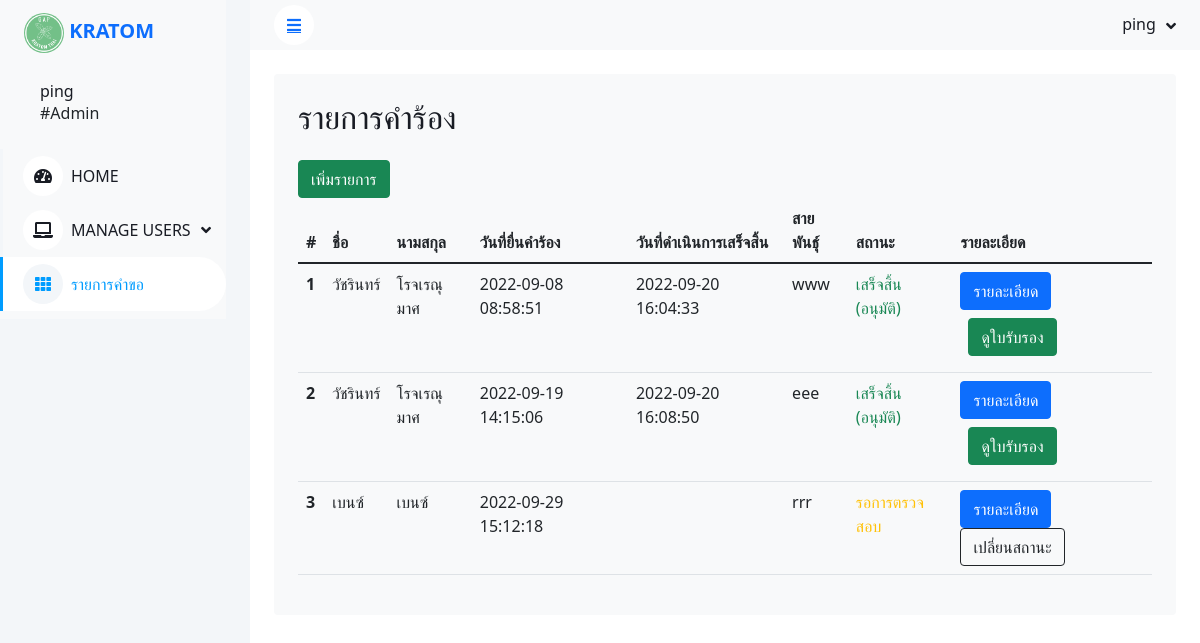
Page /admin/list_petition.php (signed in) on the earlier database version.
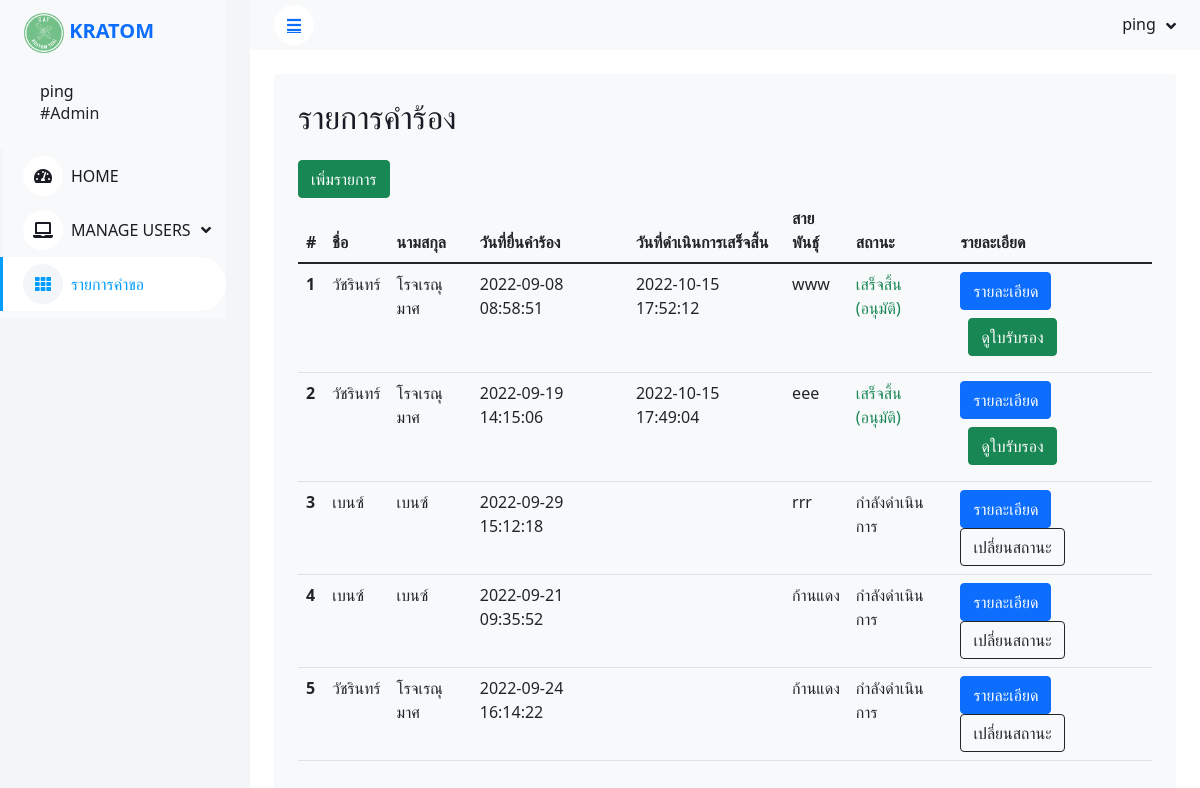
Same page on the later database version.
### tables this page shows
CREATE TABLE `petition` (
  `id_user` int(11) DEFAULT NULL,
  `id_petition` int(11) NOT NULL,
  `species` varchar(50) DEFAULT NULL,
  `quantity` int(11) DEFAULT NULL,
  `address_farm` varchar(100) DEFAULT NULL,
  `sub_area` varchar(50) DEFAULT NULL,
  `area` varchar(50) DEFAULT NULL,
  `province` varchar(50) DEFAULT NULL,
  `zip_code` varchar(5) DEFAULT NULL,
  `tel` varchar(10) DEFAULT NULL,
  `status` int(11) DEFAULT NULL,
  `petition_date` timestamp NULL DEFAULT NULL,
  `succes_date` timestamp NULL DEFAULT NULL,
  `approved` int(11) DEFAULT NULL
);

CREATE TABLE `user` (
  `id_user` int(11) NOT NULL,
  `username` varchar(30) DEFAULT NULL,
  `password` varchar(40) DEFAULT NULL,
  `name` varchar(100) DEFAULT NULL,
  `lastname` varchar(50) DEFAULT NULL,
  `user_type` int(11) DEFAULT NULL,
  `user_status` int(11) DEFAULT '1'
);

### admin/list_petition.php (shortened to what the changed rows need)
<!DOCTYPE html>
<html lang="en">
<head>
    <?php
    include('header.php');
    $query = "SELECT * FROM user JOIN petition ON user.id_user = petition.id_user" or die("Error:" . mysqli_error($con));
    $result = mysqli_query($con, $query);
    ?>
    <link href="https://cdnjs.cloudflare.com/ajax/libs/font-awesome/5.10.0/css/all.min.css" rel="stylesheet">
    <link href="https://cdn.jsdelivr.net/npm/bootstrap-icons@1.4.1/font/bootstrap-icons.css" rel="stylesheet">
    <link href="lib/owlcarousel/assets/owl.carousel.min.css" rel="stylesheet">
    <link href="lib/tempusdominus/css/tempusdominus-bootstrap-4.min.css" rel="stylesheet" />
    <link href="css/bootstrap.min.css" rel="stylesheet">
    <link href="css/style.css" rel="stylesheet">
    <link href="https://cdn.jsdelivr.net/npm/bootstrap@5.1.3/dist/css/bootstrap.min.css" rel="stylesheet">
</head>
<body>
    <div class="container-xxl position-relative bg-white d-flex p-0">
        <div class="content">
            <div class="container-fluid pt-4 px-4">
            <div class="col-12">
                <div class="bg-light rounded h-100 p-4">
                    <h2 class="mb-4">รายการคำร้อง</h2>
                    <br>
                    <div class="table-responsive">
                    <table class="table">
                            <thead>
                                <tr>
                                    <th scope="col">#</th>
                                    <th scope="col">ชื่อ</th>
                                    <th scope="col">นามสกุล</th>
                                    <th scope="col">วันที่ยื่นคำร้อง</th>
                                    <th scope="col">วันที่ดำเนินการเสร็จสิ้น</th>
                                    <th scope="col">สายพันธ์ุ</th>
                                    <th scope="col">สถานะ</th>
                                    <th scope="col">รายละเอียด</th>
                                </tr>
                            </thead>
                            <?php
                                $num = 1;
                                if($result->num_rows == 0){
                            ?>
                                    <tr align="center">
                                    <td colspan="8">ไม่พบข้อมูล</td>
                                    </tr>
                            <?php } else{ ?>
                            <tbody>
                            <?php
                                    while ($row_am =  mysqli_fetch_assoc($result)){ ?>
                                <tr>
                                    <th scope="row"><?php echo $num; $num++; ?></th>
                                    <td><?php echo $row_am['name']; ?></td>
                                    <td><?php echo $row_am['lastname']; ?></td>
                                    <td><?php echo $row_am['petition_date']; ?></td>
                                    <td><?php echo $row_am['succes_date']; ?></td>
                                    <td><?php echo $row_am['species']; ?></td>
                                    <?php if($row_am['status'] == 1){ ?>
                                        <td class="text-warning"> รอการตรวจสอบ </td>
                                    <?php }elseif($row_am['status'] == 2){ ?>
                                        <td> กำลังดำเนินการ </td>
                                    <?php }elseif($row_am['status'] == 3){?>
                                        <td class="text-success"> เสร็จสิ้น
                                            <?php if ($row_am['approved'] == 1) { ?>
                                                (อนุมัติ)
                                            <?php } elseif ($row_am['approved'] == 0) { ?>
                                                <span class="text-danger">
                                                (ไม่อนุมัติ)
                                                </span>
                                            <?php } ?>
                                        </td>
                                    <?php } ?>
                                    <td>
                                        <button type="button" class="btn btn-primary" data-bs-toggle="modal" data-bs-target="#detail<?php echo $row_am['id_petition'] ?>">
                                        รายละเอียด
                                        </button>
                                        <?php
                                            if ($row_am['status'] == 3 && $row_am['approved'] == 1) {
                                                ?>
                                                <a class="btn btn-success m-2" data-bs-toggle="modal" data-bs-target="#img<?php echo $row_am['id_petition'] ?>"> ดูใบรับรอง</a>
                                                <?php
                                            }elseif ($row_am['status'] != 3) {
                                                ?>
                                                <a class="btn btn-outline-dark" data-bs-toggle="modal" data-bs-target="#status<?php echo $row_am['id_petition'] ?>"> เปลี่ยนสถานะ</a>
                                                <?php
                                            }
                                        ?>
                                    </td>
                                </tr>
                                <?php
                                include('modal_gap.php');
                                } ?>
                            <?php }; ?>
                    </div>
                </div>
            </div>
</body>
</html>

Differences in the rows shown:
changed petition "www": succes_date "2022-09-20 16:04:33" → "2022-10-15 17:52:12"
changed petition "eee": succes_date "2022-09-20 16:08:50" → "2022-10-15 17:49:04"
changed petition "rrr": status "รอการตรวจสอบ" → "กำลังดำเนินการ"
added petition: id_user.name "เบนซ์", id_user.lastname "เบนซ์", petition_date "2022-09-21 09:35:52", species "ก้านแดง", status "กำลังดำเนินการ"
added petition: id_user.name "วัชรินทร์", id_user.lastname "โรจเรณุมาศ", petition_date "2022-09-24 16:14:22", species "ก้านแดง", status "กำลังดำเนินการ"
